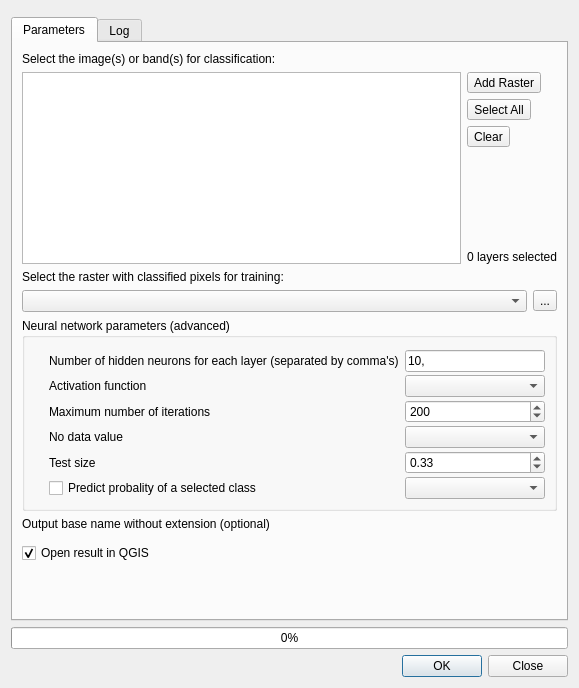
<?xml version="1.0" encoding="UTF-8"?>
<ui version="4.0">
 <class>QDialog</class>
 <widget class="QDialog" name="QDialog">
  <property name="geometry">
   <rect>
    <x>0</x>
    <y>0</y>
    <width>579</width>
    <height>688</height>
   </rect>
  </property>
  <property name="windowTitle">
   <string>Neural Network MLPClassifier</string>
  </property>
  <property name="toolTip">
   <string/>
  </property>
  <property name="toolTipDuration">
   <number>-1</number>
  </property>
  <property name="statusTip">
   <string/>
  </property>
  <property name="whatsThis">
   <string/>
  </property>
  <property name="accessibleName">
   <string/>
  </property>
  <property name="accessibleDescription">
   <string/>
  </property>
  <property name="locale">
   <locale language="English" country="UnitedKingdom"/>
  </property>
  <property name="windowFilePath">
   <string/>
  </property>
  <property name="sizeGripEnabled">
   <bool>false</bool>
  </property>
  <property name="modal">
   <bool>false</bool>
  </property>
  <layout class="QVBoxLayout" name="verticalLayout">
   <property name="spacing">
    <number>6</number>
   </property>
   <item>
    <widget class="QWidget" name="logoWidget" native="true">
     <layout class="QVBoxLayout" name="verticalLayout_5">
      <property name="spacing">
       <number>0</number>
      </property>
      <property name="leftMargin">
       <number>0</number>
      </property>
      <property name="topMargin">
       <number>0</number>
      </property>
      <property name="rightMargin">
       <number>0</number>
      </property>
      <property name="bottomMargin">
       <number>0</number>
      </property>
      <item>
       <layout class="QHBoxLayout" name="logoLayout">
        <property name="spacing">
         <number>0</number>
        </property>
       </layout>
      </item>
     </layout>
    </widget>
   </item>
   <item>
    <widget class="QScrollArea" name="scrollArea">
     <property name="styleSheet">
      <string notr="true"/>
     </property>
     <property name="frameShape">
      <enum>QFrame::NoFrame</enum>
     </property>
     <property name="frameShadow">
      <enum>QFrame::Sunken</enum>
     </property>
     <property name="widgetResizable">
      <bool>true</bool>
     </property>
     <widget class="QWidget" name="scrollAreaContent">
      <property name="geometry">
       <rect>
        <x>0</x>
        <y>0</y>
        <width>561</width>
        <height>606</height>
       </rect>
      </property>
      <layout class="QVBoxLayout" name="verticalLayout_2">
       <property name="spacing">
        <number>0</number>
       </property>
       <property name="leftMargin">
        <number>0</number>
       </property>
       <property name="topMargin">
        <number>0</number>
       </property>
       <property name="rightMargin">
        <number>0</number>
       </property>
       <property name="bottomMargin">
        <number>0</number>
       </property>
       <item>
        <widget class="QTabWidget" name="tabWidget">
         <property name="currentIndex">
          <number>0</number>
         </property>
         <widget class="QWidget" name="tab">
          <attribute name="title">
           <string>Parameters</string>
          </attribute>
          <layout class="QVBoxLayout" name="verticalLayout_3">
           <item>
            <widget class="QLabel" name="label">
             <property name="maximumSize">
              <size>
               <width>537</width>
               <height>16777215</height>
              </size>
             </property>
             <property name="text">
              <string>Select the image(s) or band(s) for classification:</string>
             </property>
            </widget>
           </item>
           <item>
            <layout class="QHBoxLayout" name="horizontalLayout">
             <item>
              <widget class="QListWidget" name="listWidget">
               <property name="selectionMode">
                <enum>QAbstractItemView::MultiSelection</enum>
               </property>
               <property name="selectionBehavior">
                <enum>QAbstractItemView::SelectRows</enum>
               </property>
              </widget>
             </item>
             <item>
              <layout class="QVBoxLayout" name="verticalLayout_6">
               <item>
                <widget class="QToolButton" name="imageButton">
                 <property name="text">
                  <string>Add Raster</string>
                 </property>
                </widget>
               </item>
               <item>
                <widget class="QToolButton" name="selectAllButton">
                 <property name="text">
                  <string>Select All</string>
                 </property>
                </widget>
               </item>
               <item>
                <widget class="QToolButton" name="clearSelectionButton">
                 <property name="text">
                  <string>Clear</string>
                 </property>
                </widget>
               </item>
               <item>
                <spacer name="verticalSpacer_2">
                 <property name="orientation">
                  <enum>Qt::Vertical</enum>
                 </property>
                 <property name="sizeHint" stdset="0">
                  <size>
                   <width>20</width>
                   <height>40</height>
                  </size>
                 </property>
                </spacer>
               </item>
               <item>
                <widget class="QLabel" name="nb_input">
                 <property name="text">
                  <string>0 layers selected</string>
                 </property>
                 <property name="alignment">
                  <set>Qt::AlignRight|Qt::AlignTrailing|Qt::AlignVCenter</set>
                 </property>
                </widget>
               </item>
              </layout>
             </item>
            </layout>
           </item>
           <item>
            <widget class="QLabel" name="label_3">
             <property name="text">
              <string>Select the raster with classified pixels for training:</string>
             </property>
            </widget>
           </item>
           <item>
            <layout class="QHBoxLayout" name="horizontalLayout_3">
             <item>
              <widget class="QgsMapLayerComboBox" name="classifiedComboBox">
               <property name="allowEmptyLayer" stdset="0">
                <bool>true</bool>
               </property>
              </widget>
             </item>
             <item>
              <widget class="QToolButton" name="classifiedButton">
               <property name="text">
                <string>...</string>
               </property>
              </widget>
             </item>
            </layout>
           </item>
           <item>
            <widget class="QgsCollapsibleGroupBox" name="mGroupBox">
             <property name="enabled">
              <bool>true</bool>
             </property>
             <property name="title">
              <string>Neural network parameters (advanced)</string>
             </property>
             <property name="checkable">
              <bool>false</bool>
             </property>
             <property name="checked">
              <bool>false</bool>
             </property>
             <property name="collapsed" stdset="0">
              <bool>true</bool>
             </property>
             <property name="saveCollapsedState" stdset="0">
              <bool>true</bool>
             </property>
             <layout class="QFormLayout" name="formLayout">
              <property name="horizontalSpacing">
               <number>6</number>
              </property>
              <property name="verticalSpacing">
               <number>3</number>
              </property>
              <property name="leftMargin">
               <number>24</number>
              </property>
              <property name="topMargin">
               <number>12</number>
              </property>
              <property name="rightMargin">
               <number>9</number>
              </property>
              <item row="0" column="0">
               <widget class="QLabel" name="label_6">
                <property name="text">
                 <string>Number of hidden neurons for each layer (separated by comma's)</string>
                </property>
               </widget>
              </item>
              <item row="0" column="1">
               <widget class="QLineEdit" name="hiddenNeurons">
                <property name="text">
                 <string>10,</string>
                </property>
               </widget>
              </item>
              <item row="3" column="1">
               <widget class="QComboBox" name="activationFunction">
                <property name="currentText">
                 <string/>
                </property>
               </widget>
              </item>
              <item row="6" column="0">
               <widget class="QLabel" name="label_4">
                <property name="text">
                 <string>Maximum number of iterations</string>
                </property>
               </widget>
              </item>
              <item row="6" column="1">
               <widget class="QSpinBox" name="maxIterations">
                <property name="minimum">
                 <number>1</number>
                </property>
                <property name="maximum">
                 <number>1000000000</number>
                </property>
                <property name="singleStep">
                 <number>100</number>
                </property>
                <property name="value">
                 <number>200</number>
                </property>
               </widget>
              </item>
              <item row="8" column="0">
               <widget class="QLabel" name="label_7">
                <property name="text">
                 <string>No data value</string>
                </property>
               </widget>
              </item>
              <item row="9" column="0">
               <widget class="QLabel" name="label_8">
                <property name="text">
                 <string>Test size</string>
                </property>
               </widget>
              </item>
              <item row="11" column="0">
               <widget class="QCheckBox" name="probabilityCheckBox">
                <property name="sizePolicy">
                 <sizepolicy hsizetype="Preferred" vsizetype="Preferred">
                  <horstretch>0</horstretch>
                  <verstretch>0</verstretch>
                 </sizepolicy>
                </property>
                <property name="text">
                 <string>Predict probality of a selected class</string>
                </property>
               </widget>
              </item>
              <item row="3" column="0">
               <widget class="QLabel" name="label_5">
                <property name="text">
                 <string>Activation function</string>
                </property>
               </widget>
              </item>
              <item row="8" column="1">
               <widget class="QComboBox" name="noDataValue"/>
              </item>
              <item row="11" column="1">
               <widget class="QComboBox" name="probabilityValue"/>
              </item>
              <item row="9" column="1">
               <widget class="QDoubleSpinBox" name="testSize">
                <property name="maximum">
                 <double>1.000000000000000</double>
                </property>
                <property name="singleStep">
                 <double>0.010000000000000</double>
                </property>
                <property name="value">
                 <double>0.330000000000000</double>
                </property>
               </widget>
              </item>
             </layout>
            </widget>
           </item>
           <item>
            <widget class="QLabel" name="label_2">
             <property name="text">
              <string>Output base name without extension (optional)</string>
             </property>
            </widget>
           </item>
           <item>
            <widget class="QgsFileWidget" name="outputFileWidget" native="true">
             <property name="filter" stdset="0">
              <string/>
             </property>
            </widget>
           </item>
           <item>
            <widget class="QCheckBox" name="openCheckBox">
             <property name="text">
              <string>Open result in QGIS</string>
             </property>
             <property name="checked">
              <bool>true</bool>
             </property>
            </widget>
           </item>
           <item>
            <spacer name="verticalSpacer">
             <property name="orientation">
              <enum>Qt::Vertical</enum>
             </property>
             <property name="sizeHint" stdset="0">
              <size>
               <width>20</width>
               <height>40</height>
              </size>
             </property>
            </spacer>
           </item>
          </layout>
         </widget>
         <widget class="QWidget" name="tab_log">
          <attribute name="title">
           <string>Log</string>
          </attribute>
          <layout class="QVBoxLayout" name="verticalLayout_4">
           <item>
            <widget class="QTextBrowser" name="logBrowser"/>
           </item>
          </layout>
         </widget>
        </widget>
       </item>
      </layout>
     </widget>
    </widget>
   </item>
   <item>
    <widget class="QProgressBar" name="progressBar">
     <property name="value">
      <number>0</number>
     </property>
    </widget>
   </item>
   <item>
    <widget class="QDialogButtonBox" name="OKClose">
     <property name="standardButtons">
      <set>QDialogButtonBox::Close|QDialogButtonBox::Ok</set>
     </property>
    </widget>
   </item>
  </layout>
  <action name="imageAction">
   <property name="icon">
    <iconset>
     <normaloff>:/images/themes/default/mActionAddRasterLayer.svg</normaloff>:/images/themes/default/mActionAddRasterLayer.svg</iconset>
   </property>
   <property name="text">
    <string>...</string>
   </property>
   <property name="iconText">
    <string>Browse</string>
   </property>
   <property name="toolTip">
    <string>Browse for a raster layer</string>
   </property>
  </action>
  <action name="selectAllAction">
   <property name="icon">
    <iconset>
     <normaloff>:/images/themes/default/mActionSelectAll.svg</normaloff>:/images/themes/default/mActionSelectAll.svg</iconset>
   </property>
   <property name="text">
    <string>...</string>
   </property>
   <property name="iconText">
    <string>Select all</string>
   </property>
   <property name="toolTip">
    <string>Select all</string>
   </property>
  </action>
  <action name="clearSelectionAction">
   <property name="icon">
    <iconset>
     <normaloff>:/images/themes/default/mActionDeselectAll.svg</normaloff>:/images/themes/default/mActionDeselectAll.svg</iconset>
   </property>
   <property name="text">
    <string>...</string>
   </property>
   <property name="iconText">
    <string>Clear selection</string>
   </property>
   <property name="toolTip">
    <string>Clear selection</string>
   </property>
  </action>
  <action name="classifiedAction">
   <property name="text">
    <string>...</string>
   </property>
   <property name="iconText">
    <string>...</string>
   </property>
   <property name="toolTip">
    <string>browse for a raster layer</string>
   </property>
  </action>
 </widget>
 <customwidgets>
  <customwidget>
   <class>QgsCollapsibleGroupBox</class>
   <extends>QGroupBox</extends>
   <header>qgscollapsiblegroupbox.h</header>
   <container>1</container>
  </customwidget>
  <customwidget>
   <class>QgsFileWidget</class>
   <extends>QWidget</extends>
   <header>qgsfilewidget.h</header>
  </customwidget>
  <customwidget>
   <class>QgsMapLayerComboBox</class>
   <extends>QComboBox</extends>
   <header>qgsmaplayercombobox.h</header>
  </customwidget>
 </customwidgets>
 <resources/>
 <connections/>
</ui>
